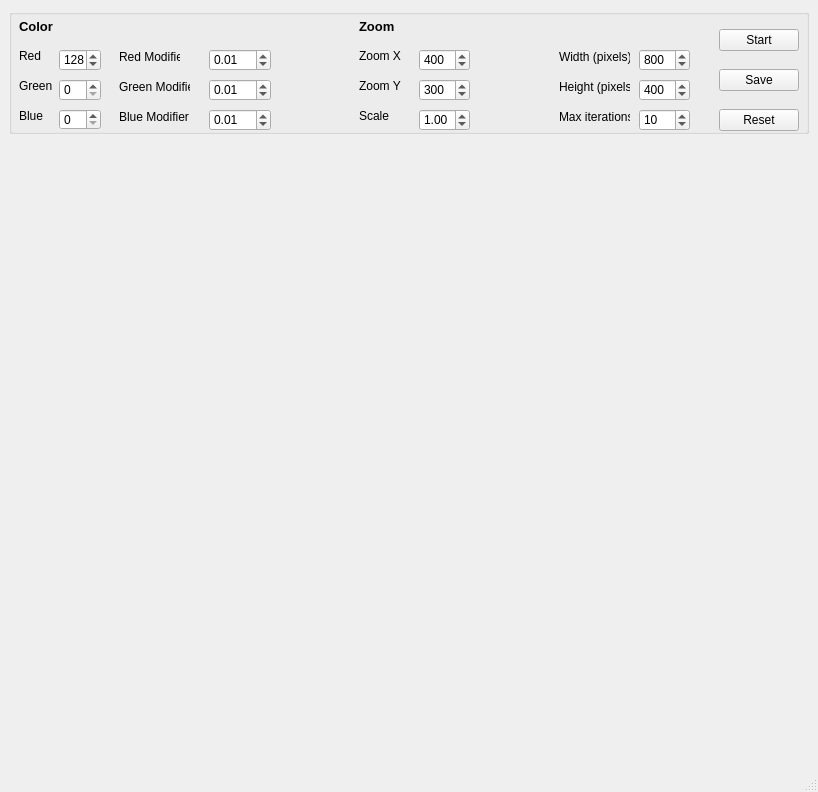
<?xml version="1.0" encoding="UTF-8"?>
<ui version="4.0">
 <class>MainWindow</class>
 <widget class="QMainWindow" name="MainWindow">
  <property name="geometry">
   <rect>
    <x>0</x>
    <y>0</y>
    <width>818</width>
    <height>792</height>
   </rect>
  </property>
  <property name="sizePolicy">
   <sizepolicy hsizetype="Preferred" vsizetype="Preferred">
    <horstretch>0</horstretch>
    <verstretch>0</verstretch>
   </sizepolicy>
  </property>
  <property name="maximumSize">
   <size>
    <width>1380</width>
    <height>920</height>
   </size>
  </property>
  <property name="windowTitle">
   <string>MainWindow</string>
  </property>
  <widget class="QWidget" name="centralwidget">
   <property name="sizePolicy">
    <sizepolicy hsizetype="Preferred" vsizetype="Preferred">
     <horstretch>0</horstretch>
     <verstretch>0</verstretch>
    </sizepolicy>
   </property>
   <property name="maximumSize">
    <size>
     <width>1380</width>
     <height>920</height>
    </size>
   </property>
   <layout class="QVBoxLayout" name="verticalLayout">
    <item>
     <widget class="QGroupBox" name="groupBox">
      <property name="enabled">
       <bool>true</bool>
      </property>
      <property name="sizePolicy">
       <sizepolicy hsizetype="Preferred" vsizetype="Preferred">
        <horstretch>0</horstretch>
        <verstretch>0</verstretch>
       </sizepolicy>
      </property>
      <property name="maximumSize">
       <size>
        <width>800</width>
        <height>125</height>
       </size>
      </property>
      <property name="layoutDirection">
       <enum>Qt::LeftToRight</enum>
      </property>
      <property name="title">
       <string/>
      </property>
      <property name="alignment">
       <set>Qt::AlignCenter</set>
      </property>
      <property name="flat">
       <bool>true</bool>
      </property>
      <widget class="QSpinBox" name="spinBoxRed">
       <property name="geometry">
        <rect>
         <x>50</x>
         <y>40</y>
         <width>42</width>
         <height>22</height>
        </rect>
       </property>
       <property name="maximum">
        <number>255</number>
       </property>
       <property name="value">
        <number>128</number>
       </property>
      </widget>
      <widget class="QSpinBox" name="spinBoxGreen">
       <property name="geometry">
        <rect>
         <x>50</x>
         <y>70</y>
         <width>42</width>
         <height>22</height>
        </rect>
       </property>
       <property name="maximum">
        <number>255</number>
       </property>
      </widget>
      <widget class="QSpinBox" name="spinBoxBlue">
       <property name="geometry">
        <rect>
         <x>50</x>
         <y>100</y>
         <width>42</width>
         <height>21</height>
        </rect>
       </property>
       <property name="maximum">
        <number>255</number>
       </property>
      </widget>
      <widget class="QLabel" name="label_2">
       <property name="geometry">
        <rect>
         <x>10</x>
         <y>40</y>
         <width>47</width>
         <height>14</height>
        </rect>
       </property>
       <property name="text">
        <string>Red</string>
       </property>
      </widget>
      <widget class="QLabel" name="label_3">
       <property name="geometry">
        <rect>
         <x>10</x>
         <y>70</y>
         <width>47</width>
         <height>14</height>
        </rect>
       </property>
       <property name="text">
        <string>Green</string>
       </property>
      </widget>
      <widget class="QLabel" name="label_4">
       <property name="geometry">
        <rect>
         <x>10</x>
         <y>100</y>
         <width>47</width>
         <height>14</height>
        </rect>
       </property>
       <property name="text">
        <string>Blue</string>
       </property>
      </widget>
      <widget class="QLabel" name="label_5">
       <property name="geometry">
        <rect>
         <x>10</x>
         <y>10</y>
         <width>47</width>
         <height>14</height>
        </rect>
       </property>
       <property name="font">
        <font>
         <pointsize>10</pointsize>
         <weight>75</weight>
         <bold>true</bold>
        </font>
       </property>
       <property name="text">
        <string>Color</string>
       </property>
      </widget>
      <widget class="QDoubleSpinBox" name="doubleSpinBoxRedM">
       <property name="geometry">
        <rect>
         <x>200</x>
         <y>40</y>
         <width>62</width>
         <height>22</height>
        </rect>
       </property>
       <property name="singleStep">
        <double>0.010000000000000</double>
       </property>
       <property name="value">
        <double>0.010000000000000</double>
       </property>
      </widget>
      <widget class="QDoubleSpinBox" name="doubleSpinBoxGreenM">
       <property name="geometry">
        <rect>
         <x>200</x>
         <y>70</y>
         <width>62</width>
         <height>22</height>
        </rect>
       </property>
       <property name="singleStep">
        <double>0.010000000000000</double>
       </property>
       <property name="value">
        <double>0.010000000000000</double>
       </property>
      </widget>
      <widget class="QDoubleSpinBox" name="doubleSpinBoxBlueM">
       <property name="geometry">
        <rect>
         <x>200</x>
         <y>100</y>
         <width>62</width>
         <height>22</height>
        </rect>
       </property>
       <property name="singleStep">
        <double>0.010000000000000</double>
       </property>
       <property name="value">
        <double>0.010000000000000</double>
       </property>
      </widget>
      <widget class="QLabel" name="label_6">
       <property name="geometry">
        <rect>
         <x>110</x>
         <y>40</y>
         <width>61</width>
         <height>16</height>
        </rect>
       </property>
       <property name="text">
        <string>Red Modifier</string>
       </property>
      </widget>
      <widget class="QLabel" name="label_7">
       <property name="geometry">
        <rect>
         <x>110</x>
         <y>70</y>
         <width>71</width>
         <height>16</height>
        </rect>
       </property>
       <property name="text">
        <string>Green Modifier</string>
       </property>
      </widget>
      <widget class="QLabel" name="label_8">
       <property name="geometry">
        <rect>
         <x>110</x>
         <y>100</y>
         <width>71</width>
         <height>16</height>
        </rect>
       </property>
       <property name="text">
        <string>Blue Modifier</string>
       </property>
      </widget>
      <widget class="QLabel" name="label_9">
       <property name="geometry">
        <rect>
         <x>350</x>
         <y>10</y>
         <width>47</width>
         <height>14</height>
        </rect>
       </property>
       <property name="font">
        <font>
         <pointsize>10</pointsize>
         <weight>75</weight>
         <bold>true</bold>
        </font>
       </property>
       <property name="text">
        <string>Zoom</string>
       </property>
      </widget>
      <widget class="QLabel" name="label_10">
       <property name="geometry">
        <rect>
         <x>350</x>
         <y>70</y>
         <width>47</width>
         <height>14</height>
        </rect>
       </property>
       <property name="text">
        <string>Zoom Y</string>
       </property>
      </widget>
      <widget class="QSpinBox" name="spinBoxZoomX">
       <property name="geometry">
        <rect>
         <x>410</x>
         <y>40</y>
         <width>51</width>
         <height>22</height>
        </rect>
       </property>
       <property name="maximum">
        <number>1280</number>
       </property>
       <property name="value">
        <number>400</number>
       </property>
      </widget>
      <widget class="QLabel" name="label_11">
       <property name="geometry">
        <rect>
         <x>350</x>
         <y>40</y>
         <width>47</width>
         <height>14</height>
        </rect>
       </property>
       <property name="text">
        <string>Zoom X</string>
       </property>
      </widget>
      <widget class="QSpinBox" name="spinBoxZoomY">
       <property name="geometry">
        <rect>
         <x>410</x>
         <y>70</y>
         <width>51</width>
         <height>22</height>
        </rect>
       </property>
       <property name="maximum">
        <number>720</number>
       </property>
       <property name="value">
        <number>300</number>
       </property>
      </widget>
      <widget class="QDoubleSpinBox" name="doubleSpinBoxScale">
       <property name="geometry">
        <rect>
         <x>410</x>
         <y>100</y>
         <width>51</width>
         <height>22</height>
        </rect>
       </property>
       <property name="singleStep">
        <double>0.010000000000000</double>
       </property>
       <property name="value">
        <double>1.000000000000000</double>
       </property>
      </widget>
      <widget class="QLabel" name="label_12">
       <property name="geometry">
        <rect>
         <x>350</x>
         <y>100</y>
         <width>47</width>
         <height>14</height>
        </rect>
       </property>
       <property name="text">
        <string>Scale</string>
       </property>
      </widget>
      <widget class="QPushButton" name="pushButtonStart">
       <property name="geometry">
        <rect>
         <x>710</x>
         <y>20</y>
         <width>80</width>
         <height>22</height>
        </rect>
       </property>
       <property name="text">
        <string>Start</string>
       </property>
      </widget>
      <widget class="QPushButton" name="pushButtonSave">
       <property name="geometry">
        <rect>
         <x>710</x>
         <y>60</y>
         <width>80</width>
         <height>22</height>
        </rect>
       </property>
       <property name="text">
        <string>Save</string>
       </property>
      </widget>
      <widget class="QPushButton" name="pushButtonReset">
       <property name="geometry">
        <rect>
         <x>710</x>
         <y>100</y>
         <width>80</width>
         <height>22</height>
        </rect>
       </property>
       <property name="text">
        <string>Reset</string>
       </property>
      </widget>
      <widget class="QPushButton" name="pushButtonReset_2">
       <property name="geometry">
        <rect>
         <x>840</x>
         <y>90</y>
         <width>80</width>
         <height>22</height>
        </rect>
       </property>
       <property name="text">
        <string>Reset</string>
       </property>
      </widget>
      <widget class="QSpinBox" name="spinBoxMaxIt">
       <property name="geometry">
        <rect>
         <x>630</x>
         <y>100</y>
         <width>51</width>
         <height>22</height>
        </rect>
       </property>
       <property name="maximum">
        <number>1000</number>
       </property>
       <property name="value">
        <number>10</number>
       </property>
      </widget>
      <widget class="QLabel" name="label_13">
       <property name="geometry">
        <rect>
         <x>550</x>
         <y>100</y>
         <width>71</width>
         <height>16</height>
        </rect>
       </property>
       <property name="text">
        <string>Max iterations</string>
       </property>
      </widget>
      <widget class="QSpinBox" name="spinBoxWidth">
       <property name="geometry">
        <rect>
         <x>630</x>
         <y>40</y>
         <width>51</width>
         <height>22</height>
        </rect>
       </property>
       <property name="maximum">
        <number>1920</number>
       </property>
       <property name="value">
        <number>800</number>
       </property>
      </widget>
      <widget class="QLabel" name="label_14">
       <property name="geometry">
        <rect>
         <x>550</x>
         <y>70</y>
         <width>71</width>
         <height>16</height>
        </rect>
       </property>
       <property name="text">
        <string>Height (pixels)</string>
       </property>
      </widget>
      <widget class="QSpinBox" name="spinBoxHeight">
       <property name="geometry">
        <rect>
         <x>630</x>
         <y>70</y>
         <width>51</width>
         <height>22</height>
        </rect>
       </property>
       <property name="maximum">
        <number>1080</number>
       </property>
       <property name="value">
        <number>400</number>
       </property>
      </widget>
      <widget class="QLabel" name="label_15">
       <property name="geometry">
        <rect>
         <x>550</x>
         <y>40</y>
         <width>71</width>
         <height>16</height>
        </rect>
       </property>
       <property name="text">
        <string>Width (pixels)</string>
       </property>
      </widget>
     </widget>
    </item>
    <item>
     <widget class="QLabel" name="labelImage">
      <property name="sizePolicy">
       <sizepolicy hsizetype="Preferred" vsizetype="Preferred">
        <horstretch>0</horstretch>
        <verstretch>0</verstretch>
       </sizepolicy>
      </property>
      <property name="minimumSize">
       <size>
        <width>0</width>
        <height>0</height>
       </size>
      </property>
      <property name="maximumSize">
       <size>
        <width>1280</width>
        <height>720</height>
       </size>
      </property>
      <property name="text">
       <string/>
      </property>
     </widget>
    </item>
   </layout>
  </widget>
  <widget class="QMenuBar" name="menubar">
   <property name="geometry">
    <rect>
     <x>0</x>
     <y>0</y>
     <width>818</width>
     <height>21</height>
    </rect>
   </property>
  </widget>
  <widget class="QStatusBar" name="statusbar"/>
 </widget>
 <resources/>
 <connections/>
</ui>
